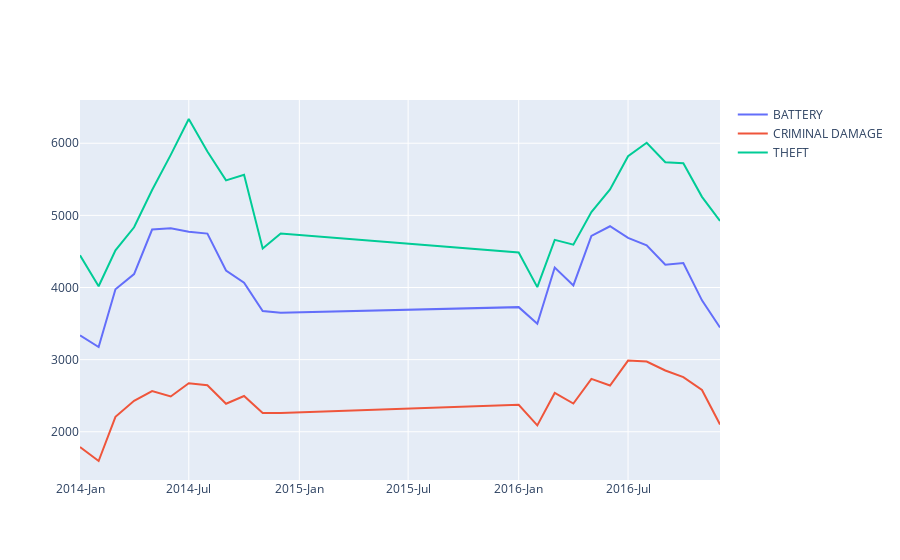

This figure's notebook cell:
### Code cell
test_df = timeline_chart(df, top=3, years=[2014,2016])
test_df.head()

test_data = [
    dict(
        type='scatter',
        x=test_df.index,
        y=test_df[col],
        name=col
    )
    for col in test_df.columns
]

test_layout = go.Layout(
    xaxis=dict(
        tickformatstops=[
            dict(dtickrange=[None, "M12"], value='%Y-%b'),
            dict(dtickrange=["M12", None], value='%Y')
        ]
    )
)

test_fig = go.Figure(data=test_data, layout=test_layout)
test_fig.show()

### Figure 1 — Plotly figure (JSON) as saved in the notebook; plotly's stock layout.template omitted (floating-point values rounded to 4 significant figures)
{"data": [{"name": "BATTERY", "type": "scatter", "x": ["2014-01", "2014-02", "2014-03", "2014-04", "2014-05", "2014-06", "2014-07", "2014-08", "2014-09", "2014-10", "2014-11", "2014-12", "2016-01", "2016-02", "2016-03", "2016-04", "2016-05", "2016-06", "2016-07", "2016-08", "2016-09", "2016-10", "2016-11", "2016-12"], "y": [3336, 3175, 3976, 4187, 4804, 4821, 4773, 4747, 4236, 4068, 3675, 3651, 3728, 3497, 4277, 4030, 4715, 4849, 4688, 4586, 4316, 4340, 3822, 3445]}, {"name": "CRIMINAL DAMAGE", "type": "scatter", "x": ["2014-01", "2014-02", "2014-03", "2014-04", "2014-05", "2014-06", "2014-07", "2014-08", "2014-09", "2014-10", "2014-11", "2014-12", "2016-01", "2016-02", "2016-03", "2016-04", "2016-05", "2016-06", "2016-07", "2016-08", "2016-09", "2016-10", "2016-11", "2016-12"], "y": [1790, 1595, 2207, 2430, 2564, 2489, 2672, 2645, 2389, 2496, 2262, 2259, 2374, 2089, 2538, 2392, 2733, 2641, 2987, 2974, 2850, 2758, 2580, 2102]}, {"name": "THEFT", "type": "scatter", "x": ["2014-01", "2014-02", "2014-03", "2014-04", "2014-05", "2014-06", "2014-07", "2014-08", "2014-09", "2014-10", "2014-11", "2014-12", "2016-01", "2016-02", "2016-03", "2016-04", "2016-05", "2016-06", "2016-07", "2016-08", "2016-09", "2016-10", "2016-11", "2016-12"], "y": [4448, 4017, 4515, 4835, 5352, 5839, 6336, 5885, 5485, 5562, 4540, 4750, 4486, 4005, 4661, 4594, 5046, 5359, 5820, 6006, 5736, 5723, 5257, 4922]}], "layout": {"xaxis": {"tickformatstops": [{"dtickrange": [null, "M12"], "value": "%Y-%b"}, {"dtickrange": ["M12", null], "value": "%Y"}]}}}
